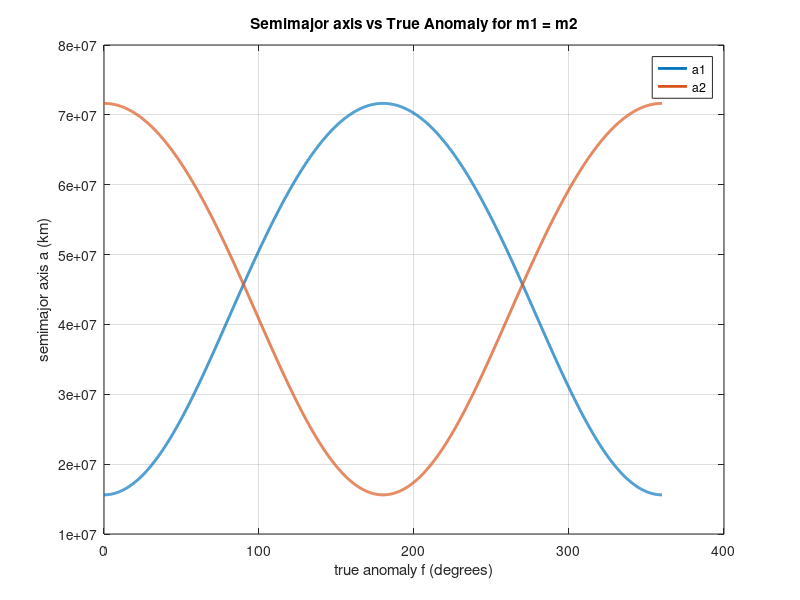
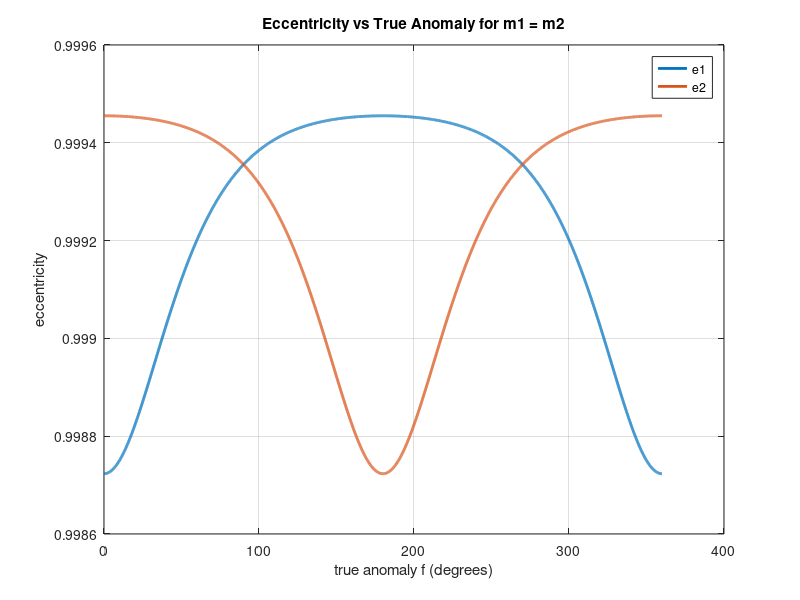
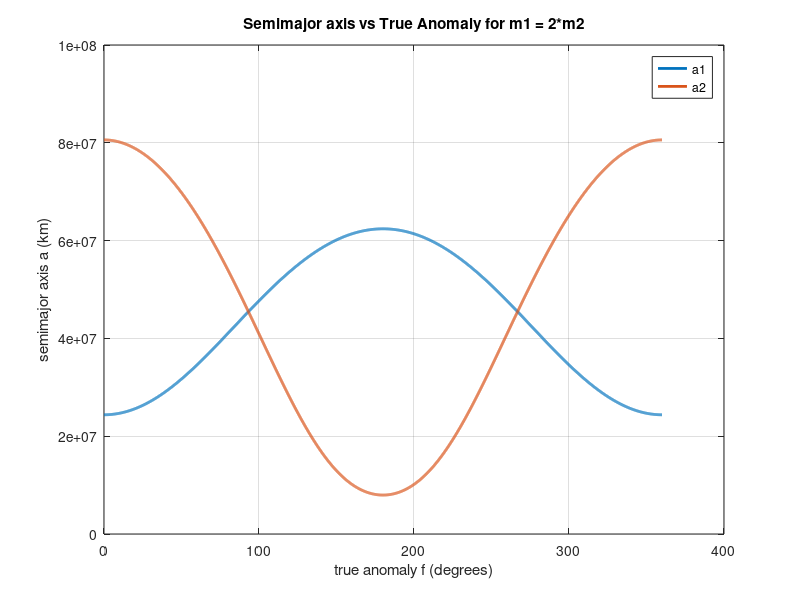
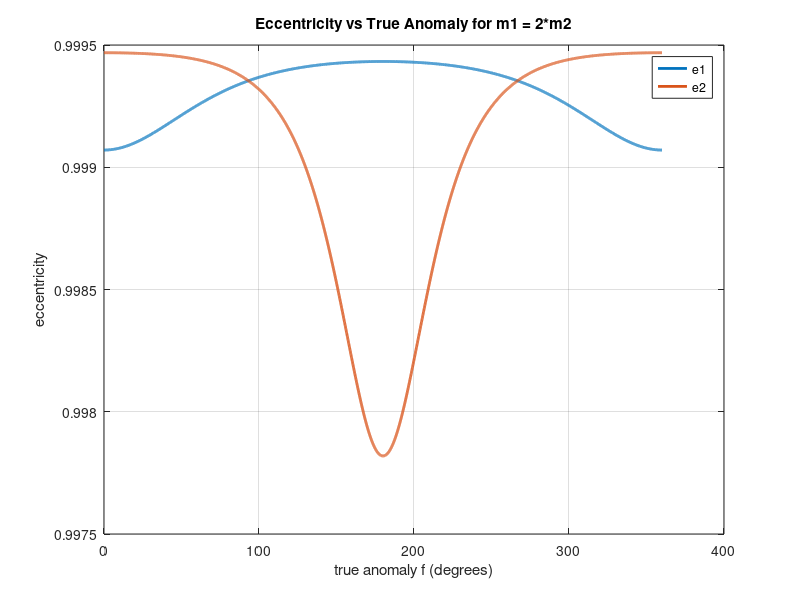

Here is the MATLAB script that generated these plots, in order:
% AERSP 450 HW 1
% Made by Nicholas Luis

clc; clear; close all;

% Declaring constants
MU = 3.986 * (10^5); % km^3 / s^2
R_E = 6371; % Radius of earth in km
f = 0:0.1:360; % Iterates the true anomaly by 0.1
V0 = sqrt(MU / R_E); % Constant speed value

%% Caclculations where m1 = m2
r1 = sqrt((3*R_E*cosd(f)-0.5*R_E).^2 + (3*R_E*sind(f)).^2);
r2 = sqrt((3*R_E*cosd(f)+0.5*R_E).^2 + (3*R_E*sind(f)).^2);

a1 = MU*((0.5*V0^2) - (MU./r1)).^2;
a2 = MU*((0.5*V0^2) - (MU./r2)).^2;

e1 = sqrt(1 - (( (r1.^2).*(V0^2)) ./ (MU.*a1)) );
e2 = sqrt(1 - (( (r2.^2).*(V0^2)) ./ (MU.*a2)) );

%% Calculations where 2*m1 = m2

r3 = sqrt((3*R_E*cosd(f)-(1/3)*R_E).^2 + (3*R_E*sind(f)).^2);
r4 = sqrt((3*R_E*cosd(f)+(2/3)*R_E).^2 + (3*R_E*sind(f)).^2);

a3 = MU*((0.5*V0^2) - (MU./r3)).^2;
a4 = MU*((0.5*V0^2) - (MU./r4)).^2;

e3 = sqrt(1 - (( (r3.^2).*(V0^2)) ./ (MU.*a3)) );
e4 = sqrt(1 - (( (r4.^2).*(V0^2)) ./ (MU.*a4)) );

%% Plots

% m1 = m2
figure(1)
plot(f, a1,'linewidth', 2, 'DisplayName','a1');
hold on;
plot(f, a2,'linewidth', 2, 'DisplayName','a2');
xlabel("true anomaly f (degrees)")
ylabel("semimajor axis a (km)")
grid on;
legend
title('Semimajor axis vs True Anomaly for m1 = m2')
hold off;

figure(2)
plot(f, e1,'linewidth', 2, 'DisplayName','e1');
hold on;
plot(f, e2,'linewidth', 2, 'DisplayName','e2');
xlabel("true anomaly f (degrees)")
ylabel("eccentricity")
grid on;
legend
title('Eccentricity vs True Anomaly for m1 = m2')
hold off;

% m1 = 2*m2
figure(3)
plot(f, a3,'linewidth', 2, 'DisplayName','a1');
hold on;
plot(f, a4,'linewidth', 2, 'DisplayName','a2');
xlabel("true anomaly f (degrees)")
ylabel("semimajor axis a (km)")
grid on;
legend
title('Semimajor axis vs True Anomaly for m1 = 2*m2')
hold off;

figure(4)
plot(f, e3,'linewidth', 2, 'DisplayName','e1');
hold on;
plot(f, e4,'linewidth', 2, 'DisplayName','e2');
xlabel("true anomaly f (degrees)")
ylabel("eccentricity")
grid on;
legend
title('Eccentricity vs True Anomaly for m1 = 2*m2')
hold off;